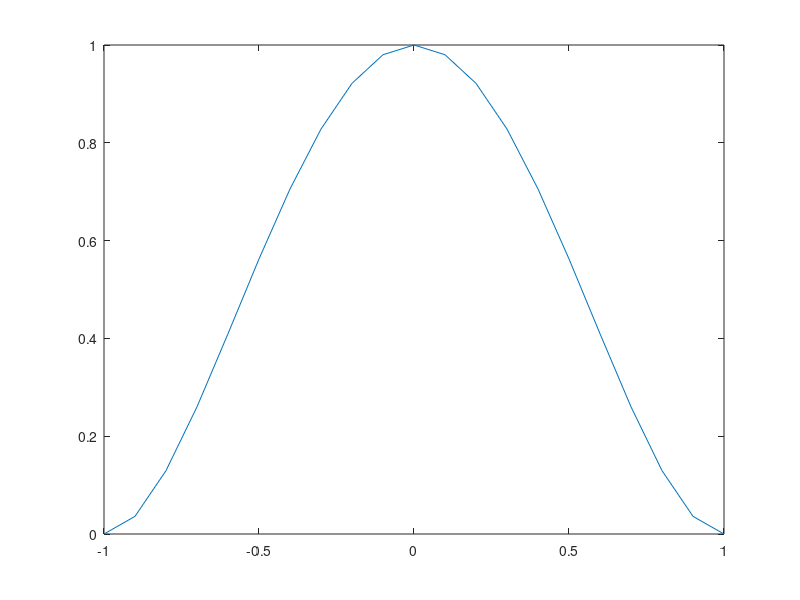

The MATLAB script that drew this image: (Note: this script raises an error after producing the figure.)
clear
clc
k=1;
m=1;
V=@(x) (x.^2-1).^2; %k*x.^2/2;
plot(-1:0.1:1,V(-1:0.1:1))
H=@(x,p) p.^2/(2*m) + V(x);

f=@(t,x,p) p/m;
g=@(t,x,p) 4*x-4*x.^3; %-k*x;

N=10000;

a=0;
b=180*pi;
h=(b-a)/N;
t=a:h:b-h;

hold on
[x,p]=COD(f,g,a,b,1,1,N);
plot(p,x)
xlabel('p')
ylabel('x')
hold off